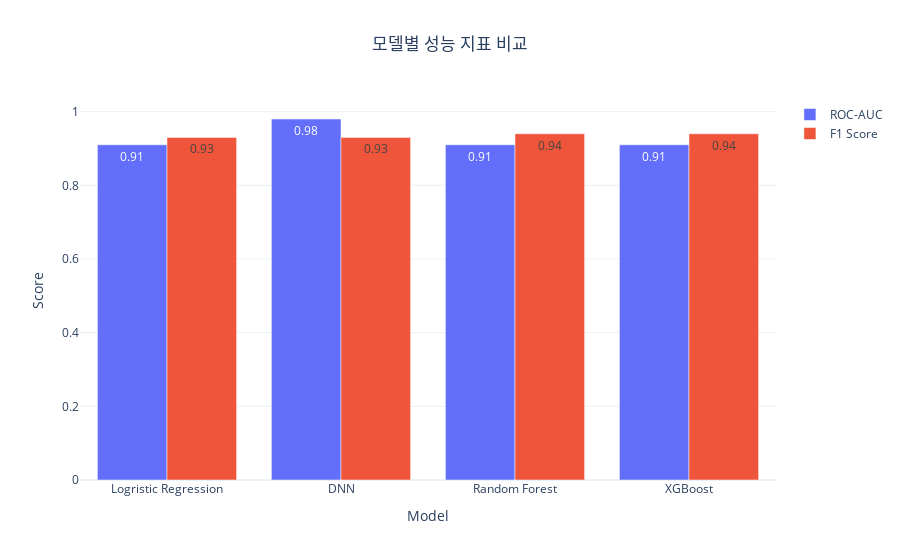

The code cell stored with this chart in its notebook:
### Code cell
import plotly.graph_objects as go

models = ['Logristic Regression', 'DNN', 'Random Forest', 'XGBoost']

roc_aucs = [0.91, 0.98, 0.91, 0.91]
f1_scores = [0.93, 0.93, 0.94, 0.94]

fig = go.Figure(data=[
    go.Bar(name='ROC-AUC', x=models, y=roc_aucs, text=roc_aucs),
    go.Bar(name='F1 Score', x=models, y=f1_scores, text=f1_scores)
])

fig.update_layout(
    barmode='group',
    title=dict(text='모델별 성능 지표 비교',
               x=0.5),
    xaxis_title='Model',
    yaxis_title='Score',
    template='plotly_white'
)

fig.show()

### Figure 1 — Plotly figure (JSON) as saved in the notebook; plotly's stock layout.template omitted (floating-point values rounded to 4 significant figures)
{"data": [{"name": "ROC-AUC", "text": ["0.91", "0.98", "0.91", "0.91"], "type": "bar", "x": ["Logristic Regression", "DNN", "Random Forest", "XGBoost"], "y": [0.91, 0.98, 0.91, 0.91]}, {"name": "F1 Score", "text": ["0.93", "0.93", "0.94", "0.94"], "type": "bar", "x": ["Logristic Regression", "DNN", "Random Forest", "XGBoost"], "y": [0.93, 0.93, 0.94, 0.94]}], "layout": {"barmode": "group", "title": {"text": "모델별 성능 지표 비교", "x": 0.5}, "xaxis": {"title": {"text": "Model"}}, "yaxis": {"title": {"text": "Score"}}}}
